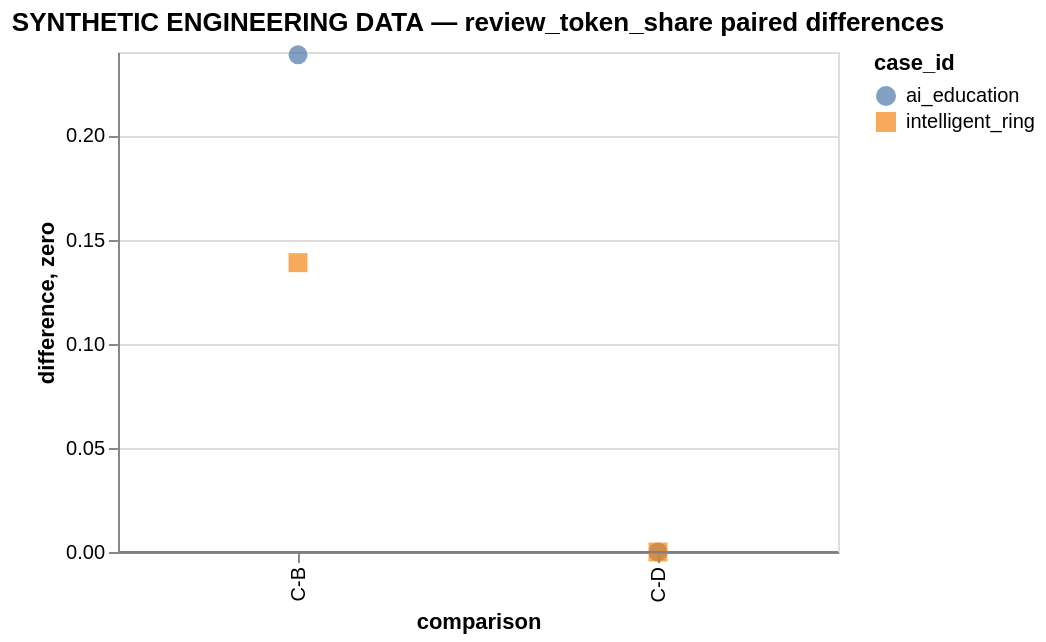

The specification (Vega-Lite) saved for this image:
### Vega-Lite specification from a JSON file in a GitHub repository (floating-point values rounded to 4 significant figures)
{"config": {"view": {"continuousWidth": 300, "continuousHeight": 300}}, "layer": [{"data": {"values": [{"case_id": "ai_education", "comparison": "C-B", "difference": 0.2386}, {"case_id": "intelligent_ring", "comparison": "C-B", "difference": 0.1389}, {"case_id": "ai_education", "comparison": "C-D", "difference": 0.0}, {"case_id": "intelligent_ring", "comparison": "C-D", "difference": 0.0}]}, "mark": {"type": "point", "filled": true, "size": 90}, "encoding": {"color": {"field": "case_id", "type": "nominal"}, "shape": {"field": "case_id", "type": "nominal"}, "tooltip": [{"field": "case_id", "type": "nominal"}, {"field": "comparison", "type": "nominal"}, {"field": "difference", "type": "quantitative"}], "x": {"field": "comparison", "sort": ["B-A", "C-B", "C-D"], "type": "nominal"}, "y": {"field": "difference", "type": "quantitative"}}, "title": "SYNTHETIC ENGINEERING DATA — review_token_share paired differences"}, {"data": {"values": [{"zero": 0}]}, "mark": {"type": "rule", "color": "gray"}, "encoding": {"y": {"field": "zero", "type": "quantitative"}}}], "height": 250, "width": 360, "$schema": "https://vega.github.io/schema/vega-lite/v6.4.1.json"}
